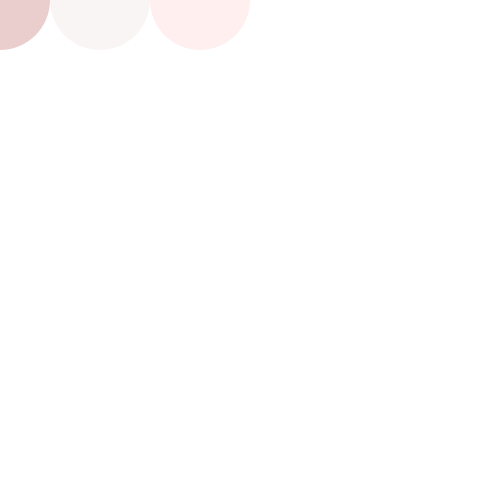
Frame 1 (no input)
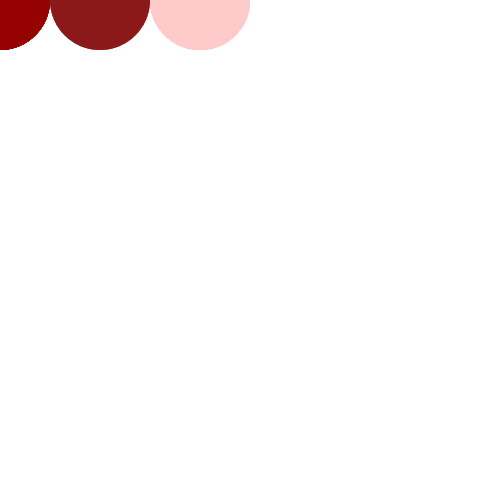
Frame 60 (the mouse pressed at the canvas centre just before this capture)
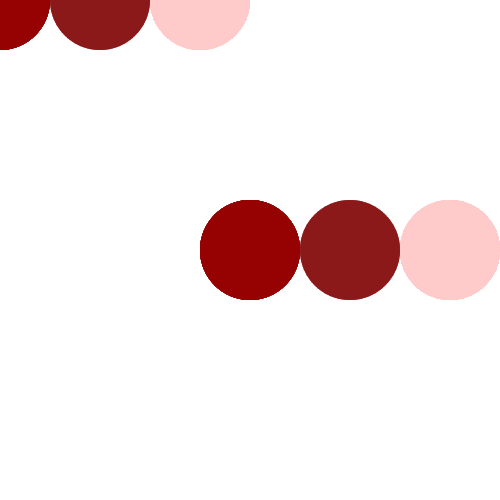
Frame 120 (the mouse held since frame 60 and released just before this capture)

The Processing sketch that drew these frames (run headless with seeded random() and noise(); from frame 60 on, the mouse is pressed at the canvas centre):

// Processing sketch: color
// ── color.pde
void setup() {
background(255);
size(500,500);
noStroke(); 
}

void draw() {
// Bright red
fill(150,0,0,50);
ellipse(mouseX,mouseY,100,100);

// Dark red
fill(127,0,0,10);
ellipse(mouseX+100,mouseY,100,100);

// Pink (pale red)
fill(255,200,200, 75);
ellipse(mouseX+200,mouseY,100,100);
}
